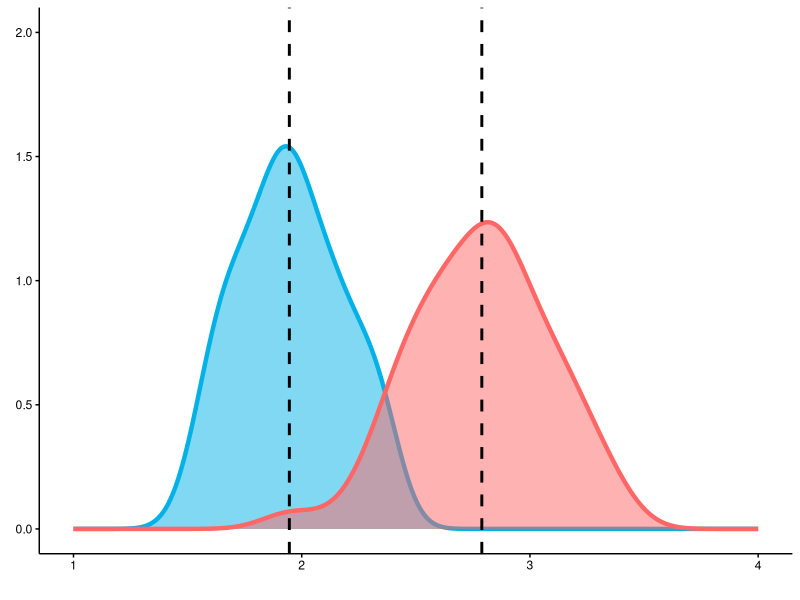
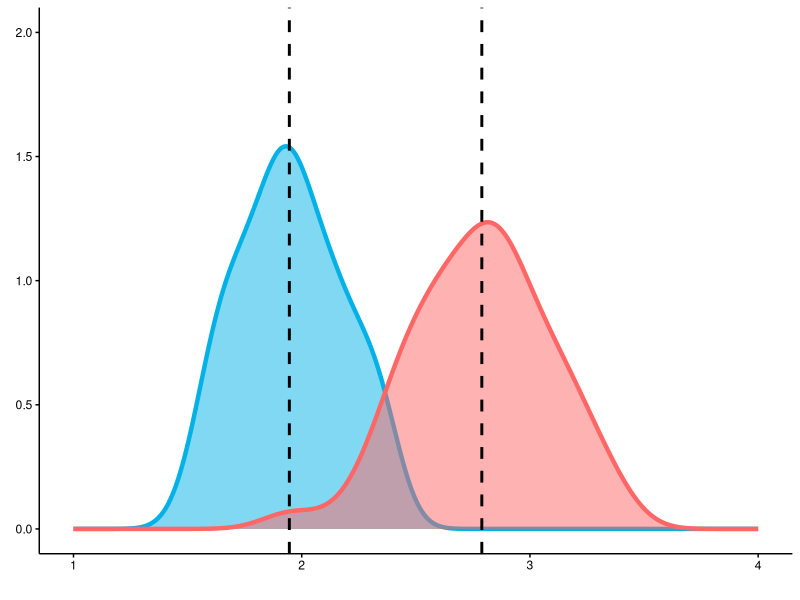

R code for these plots, in order:
library(ggplot2)
library(reshape2)
gr_col <- c("#02B1e6", "#FF6666")
#+geom_dotplot(aes(fill=V2),dotsize=0.5,alpha=0.6)
GLA0827 <- readxl::read_xlsx("./GLA0827.xlsx")
ggplot(data = GLA0827, aes(x = V1, color=(V2),fill=(V2)))+geom_density(aes(color=V2),size=1.5,alpha=0.5)+
  ylab(expression(paste("     ")))+
  xlab("                       ")+ 
  theme(legend.position = 'none',
    axis.ticks = element_line(colour = 'black'),
        panel.background=element_blank(),
        panel.grid.major = element_blank(),
        panel.grid.minor = element_blank(),
        axis.line=element_line(colour="black"),
        axis.text.x = element_text(colour="black",hjust=0.5,angle=0),
        axis.text.y = element_text(colour="black"),
        axis.title.x=element_text(hjust=0.2))+
  scale_fill_manual(values=c("#02B1e6", "#FF6666"))+
  scale_color_manual(values=c("#02B1e6", "#FF6666"))+
  geom_vline(xintercept=c(1.945822904,2.789171816),linetype=2,color="black",size=1)+
  ylim(0,2)+xlim(1,4.0)
ggsave(file="C://Users//Administrator//Desktop//gla0827.pdf", width=3.5, height=3, units="in")
